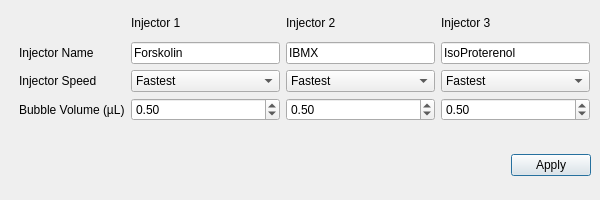
<?xml version="1.0" encoding="UTF-8"?>
<ui version="4.0">
 <class>SettingsInjectorDialog</class>
 <widget class="QDialog" name="SettingsInjectorDialog">
  <property name="geometry">
   <rect>
    <x>0</x>
    <y>0</y>
    <width>600</width>
    <height>200</height>
   </rect>
  </property>
  <property name="sizePolicy">
   <sizepolicy hsizetype="Preferred" vsizetype="Preferred">
    <horstretch>0</horstretch>
    <verstretch>0</verstretch>
   </sizepolicy>
  </property>
  <property name="minimumSize">
   <size>
    <width>0</width>
    <height>0</height>
   </size>
  </property>
  <property name="windowTitle">
   <string>Injector Settings</string>
  </property>
  <widget class="QWidget" name="horizontalLayoutWidget">
   <property name="geometry">
    <rect>
     <x>20</x>
     <y>150</y>
     <width>571</width>
     <height>31</height>
    </rect>
   </property>
   <layout class="QHBoxLayout" name="horizontalLayout">
    <item>
     <spacer name="horizontalSpacer">
      <property name="orientation">
       <enum>Qt::Horizontal</enum>
      </property>
      <property name="sizeHint" stdset="0">
       <size>
        <width>40</width>
        <height>20</height>
       </size>
      </property>
     </spacer>
    </item>
    <item>
     <widget class="QPushButton" name="applyButton">
      <property name="text">
       <string>Apply</string>
      </property>
     </widget>
    </item>
   </layout>
  </widget>
  <widget class="QWidget" name="gridLayoutWidget">
   <property name="geometry">
    <rect>
     <x>19</x>
     <y>10</y>
     <width>571</width>
     <height>111</height>
    </rect>
   </property>
   <layout class="QGridLayout" name="SettingsBox">
    <item row="1" column="0">
     <widget class="QLabel" name="injN_label">
      <property name="text">
       <string>Injector Name</string>
      </property>
     </widget>
    </item>
    <item row="0" column="3">
     <widget class="QLabel" name="inj3_label">
      <property name="text">
       <string>Injector 3</string>
      </property>
     </widget>
    </item>
    <item row="0" column="1">
     <widget class="QLabel" name="inj1_label">
      <property name="text">
       <string>Injector 1</string>
      </property>
     </widget>
    </item>
    <item row="0" column="2">
     <widget class="QLabel" name="inj2_label">
      <property name="text">
       <string>Injector 2</string>
      </property>
     </widget>
    </item>
    <item row="2" column="3">
     <widget class="QComboBox" name="inj3_Speed">
      <item>
       <property name="text">
        <string>Fastest</string>
       </property>
      </item>
      <item>
       <property name="text">
        <string>Fast</string>
       </property>
      </item>
      <item>
       <property name="text">
        <string>Normal</string>
       </property>
      </item>
      <item>
       <property name="text">
        <string>Slow</string>
       </property>
      </item>
      <item>
       <property name="text">
        <string>Slowest</string>
       </property>
      </item>
     </widget>
    </item>
    <item row="3" column="0">
     <widget class="QLabel" name="bubbleV_label">
      <property name="text">
       <string>Bubble Volume (µL)</string>
      </property>
     </widget>
    </item>
    <item row="2" column="1">
     <widget class="QComboBox" name="inj1_Speed">
      <item>
       <property name="text">
        <string>Fastest</string>
       </property>
      </item>
      <item>
       <property name="text">
        <string>Fast</string>
       </property>
      </item>
      <item>
       <property name="text">
        <string>Normal</string>
       </property>
      </item>
      <item>
       <property name="text">
        <string>Slow</string>
       </property>
      </item>
      <item>
       <property name="text">
        <string>Slowest</string>
       </property>
      </item>
     </widget>
    </item>
    <item row="1" column="1">
     <widget class="QLineEdit" name="inj1_name">
      <property name="text">
       <string>Forskolin</string>
      </property>
     </widget>
    </item>
    <item row="1" column="2">
     <widget class="QLineEdit" name="inj2_name">
      <property name="text">
       <string>IBMX</string>
      </property>
     </widget>
    </item>
    <item row="1" column="3">
     <widget class="QLineEdit" name="inj3_name">
      <property name="text">
       <string>IsoProterenol</string>
      </property>
     </widget>
    </item>
    <item row="2" column="0">
     <widget class="QLabel" name="injS_label">
      <property name="text">
       <string>Injector Speed</string>
      </property>
     </widget>
    </item>
    <item row="2" column="2">
     <widget class="QComboBox" name="inj2_Speed">
      <item>
       <property name="text">
        <string>Fastest</string>
       </property>
      </item>
      <item>
       <property name="text">
        <string>Fast</string>
       </property>
      </item>
      <item>
       <property name="text">
        <string>Normal</string>
       </property>
      </item>
      <item>
       <property name="text">
        <string>Slow</string>
       </property>
      </item>
      <item>
       <property name="text">
        <string>Slowest</string>
       </property>
      </item>
     </widget>
    </item>
    <item row="3" column="1">
     <widget class="QDoubleSpinBox" name="inj1_BubbleVolume">
      <property name="maximum">
       <double>10.000000000000000</double>
      </property>
      <property name="singleStep">
       <double>0.100000000000000</double>
      </property>
      <property name="value">
       <double>0.500000000000000</double>
      </property>
     </widget>
    </item>
    <item row="3" column="2">
     <widget class="QDoubleSpinBox" name="inj2_BubbleVolume">
      <property name="singleStep">
       <double>0.100000000000000</double>
      </property>
      <property name="value">
       <double>0.500000000000000</double>
      </property>
     </widget>
    </item>
    <item row="3" column="3">
     <widget class="QDoubleSpinBox" name="inj3_BubbleVolume">
      <property name="singleStep">
       <double>0.100000000000000</double>
      </property>
      <property name="value">
       <double>0.500000000000000</double>
      </property>
     </widget>
    </item>
   </layout>
  </widget>
 </widget>
 <resources/>
 <connections/>
</ui>
